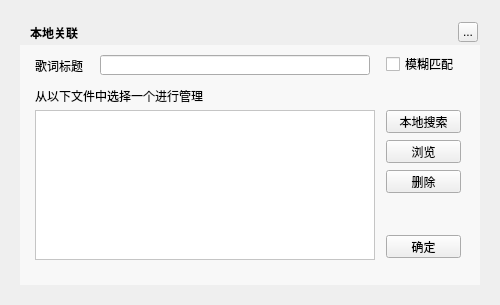
<?xml version="1.0" encoding="UTF-8"?>
<ui version="4.0">
 <class>MusicLrcLocalLinkWidget</class>
 <widget class="QWidget" name="MusicLrcLocalLinkWidget">
  <property name="geometry">
   <rect>
    <x>0</x>
    <y>0</y>
    <width>500</width>
    <height>305</height>
   </rect>
  </property>
  <property name="windowTitle">
   <string>本地关联</string>
  </property>
  <widget class="QLabel" name="background">
   <property name="geometry">
    <rect>
     <x>20</x>
     <y>20</y>
     <width>460</width>
     <height>265</height>
    </rect>
   </property>
   <property name="text">
    <string/>
   </property>
  </widget>
  <widget class="QLabel" name="topTitleName">
   <property name="geometry">
    <rect>
     <x>30</x>
     <y>20</y>
     <width>110</width>
     <height>25</height>
    </rect>
   </property>
   <property name="styleSheet">
    <string notr="true">color:&quot;#FFFFFF&quot;;font-weight:bold</string>
   </property>
   <property name="text">
    <string>本地关联</string>
   </property>
  </widget>
  <widget class="QToolButton" name="topTitleCloseButton">
   <property name="geometry">
    <rect>
     <x>458</x>
     <y>22</y>
     <width>20</width>
     <height>20</height>
    </rect>
   </property>
   <property name="text">
    <string>...</string>
   </property>
  </widget>
  <widget class="QWidget" name="backgroundMask" native="true">
   <property name="geometry">
    <rect>
     <x>20</x>
     <y>45</y>
     <width>460</width>
     <height>240</height>
    </rect>
   </property>
   <property name="styleSheet">
    <string notr="true">background:rgba(255,255,255,150)</string>
   </property>
  </widget>
  <widget class="QLabel" name="label">
   <property name="geometry">
    <rect>
     <x>35</x>
     <y>58</y>
     <width>60</width>
     <height>15</height>
    </rect>
   </property>
   <property name="text">
    <string>歌词标题</string>
   </property>
  </widget>
  <widget class="QLineEdit" name="titleEdit">
   <property name="geometry">
    <rect>
     <x>100</x>
     <y>55</y>
     <width>270</width>
     <height>20</height>
    </rect>
   </property>
  </widget>
  <widget class="MusicLrcLocalLinkTableWidget" name="searchedTable">
   <property name="geometry">
    <rect>
     <x>35</x>
     <y>110</y>
     <width>340</width>
     <height>150</height>
    </rect>
   </property>
   <property name="styleSheet">
    <string notr="true">background:#FFFFFF</string>
   </property>
  </widget>
  <widget class="QPushButton" name="localSearchButton">
   <property name="geometry">
    <rect>
     <x>386</x>
     <y>110</y>
     <width>75</width>
     <height>23</height>
    </rect>
   </property>
   <property name="cursor">
    <cursorShape>PointingHandCursor</cursorShape>
   </property>
   <property name="text">
    <string>本地搜索</string>
   </property>
  </widget>
  <widget class="QPushButton" name="previewButton">
   <property name="geometry">
    <rect>
     <x>386</x>
     <y>140</y>
     <width>75</width>
     <height>23</height>
    </rect>
   </property>
   <property name="cursor">
    <cursorShape>PointingHandCursor</cursorShape>
   </property>
   <property name="text">
    <string>浏览</string>
   </property>
  </widget>
  <widget class="QPushButton" name="commitButton">
   <property name="geometry">
    <rect>
     <x>386</x>
     <y>235</y>
     <width>75</width>
     <height>23</height>
    </rect>
   </property>
   <property name="cursor">
    <cursorShape>PointingHandCursor</cursorShape>
   </property>
   <property name="text">
    <string>确定</string>
   </property>
  </widget>
  <widget class="QCheckBox" name="fuzzyButton">
   <property name="geometry">
    <rect>
     <x>386</x>
     <y>56</y>
     <width>75</width>
     <height>16</height>
    </rect>
   </property>
   <property name="text">
    <string>模糊匹配</string>
   </property>
  </widget>
  <widget class="QLabel" name="label_2">
   <property name="geometry">
    <rect>
     <x>35</x>
     <y>88</y>
     <width>221</width>
     <height>16</height>
    </rect>
   </property>
   <property name="text">
    <string>从以下文件中选择一个进行管理</string>
   </property>
  </widget>
  <widget class="QLabel" name="functionBottomLabel">
   <property name="geometry">
    <rect>
     <x>35</x>
     <y>110</y>
     <width>340</width>
     <height>150</height>
    </rect>
   </property>
   <property name="styleSheet">
    <string notr="true">background:rgb(255,255,255)</string>
   </property>
  </widget>
  <widget class="QPushButton" name="deleteButton">
   <property name="geometry">
    <rect>
     <x>386</x>
     <y>170</y>
     <width>75</width>
     <height>23</height>
    </rect>
   </property>
   <property name="cursor">
    <cursorShape>PointingHandCursor</cursorShape>
   </property>
   <property name="text">
    <string>删除</string>
   </property>
  </widget>
  <zorder>background</zorder>
  <zorder>backgroundMask</zorder>
  <zorder>topTitleName</zorder>
  <zorder>topTitleCloseButton</zorder>
  <zorder>label</zorder>
  <zorder>titleEdit</zorder>
  <zorder>localSearchButton</zorder>
  <zorder>previewButton</zorder>
  <zorder>commitButton</zorder>
  <zorder>fuzzyButton</zorder>
  <zorder>label_2</zorder>
  <zorder>functionBottomLabel</zorder>
  <zorder>searchedTable</zorder>
  <zorder>deleteButton</zorder>
 </widget>
 <customwidgets>
  <customwidget>
   <class>MusicLrcLocalLinkTableWidget</class>
   <extends>QTableWidget</extends>
   <header>musiclrclocallinkwidget.h</header>
  </customwidget>
 </customwidgets>
 <resources/>
 <connections/>
</ui>
